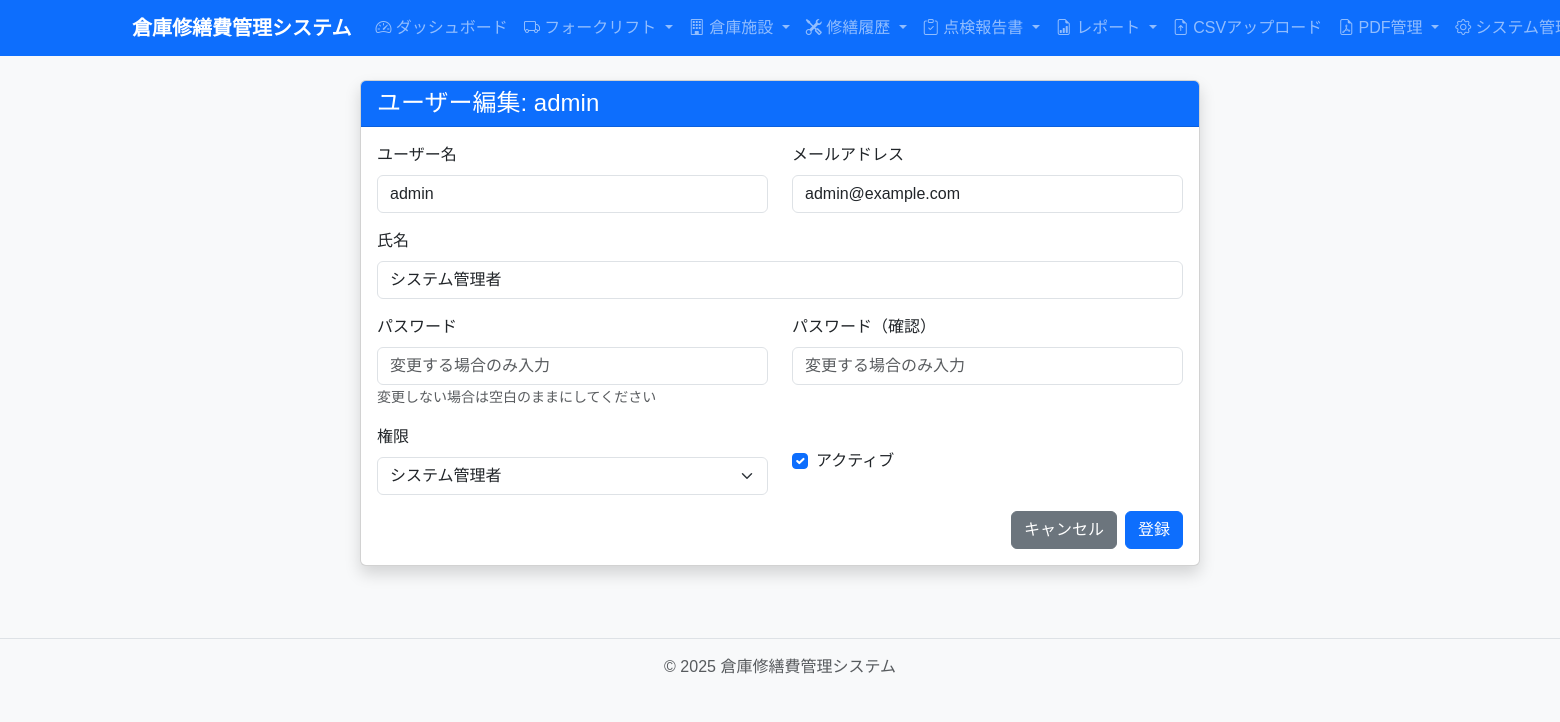
Screenshot of /auth/users/1/edit (signed in) with the database file from the repository.
### app/models/user.py (models this page shows, shortened)
class User(db.Model, UserMixin):
    __tablename__ = 'users'
    id = db.Column(db.Integer, primary_key=True)
    username = db.Column(db.String(64), unique=True, index=True, nullable=False)
    email = db.Column(db.String(120), unique=True, index=True, nullable=False)
    password_hash = db.Column(db.String(128), nullable=False)
    full_name = db.Column(db.String(64), nullable=True)
    role = db.Column(db.String(20), default='user')  # 'admin', 'manager', 'user'
    is_active = db.Column(db.Boolean, default=True)
    created_at = db.Column(db.DateTime, default=datetime.utcnow)
    last_login = db.Column(db.DateTime, nullable=True)
    def is_admin(self):
        return self.role == 'admin'

### app/routes/auth.py (the view, shortened to what this page needs)
@auth_bp.route('/users/<int:user_id>/edit', methods=['GET', 'POST'])
@admin_required
def edit_user(user_id):
    user = User.query.get_or_404(user_id)
    form = RegistrationForm(obj=user)
    return render_template('auth/edit_user.html', form=form, user=user)

### app/forms/auth.py (shortened to what this page needs)
class RegistrationForm(FlaskForm):
    username = StringField('ユーザー名', validators=[DataRequired(), Length(min=3, max=64)])
    email = StringField('メールアドレス', validators=[DataRequired(), Email()])
    full_name = StringField('氏名', validators=[Length(max=64)])
    password = PasswordField('パスワード', validators=[Length(min=8)])
    password2 = PasswordField(
        'パスワード（確認）',
        validators=[EqualTo('password', message='パスワードが一致しません。')]
    )
    role = SelectField('権限', choices=[
        ('user', '一般ユーザー'),
        ('manager', '管理者'),
        ('admin', 'システム管理者')
    ])
    is_active = BooleanField('アクティブ', default=True)
    submit = SubmitField('登録')

### app/routes/auth.py (called while the page is built)
def admin_required(f):
    @functools.wraps(f)
    def decorated_function(*args, **kwargs):
        if not current_user.is_authenticated or not current_user.is_admin():
            flash('この操作を行う権限がありません。', 'danger')
            return redirect(url_for('main.index'))
        return f(*args, **kwargs)
    return decorated_function

### app/templates/auth/edit_user.html (shortened to what this page needs)
{% extends "base.html" %}
{% block content %}
<div class="container mt-4">
    <div class="row">
        <div class="col-md-8 offset-md-2">
            <div class="card shadow">
                <div class="card-header bg-primary text-white">
                    <h4 class="mb-0">ユーザー編集: {{ user.username }}</h4>
                </div>
                <div class="card-body">
                    <form method="POST" action="{{ url_for('auth.edit_user', user_id=user.id) }}">
                        <div class="row mb-3">
                            <div class="col-md-6">
                                {{ form.username.label(class="form-label") }}
                                {{ form.username(class="form-control") }}
                            </div>
                            <div class="col-md-6">
                                {{ form.email.label(class="form-label") }}
                                {{ form.email(class="form-control") }}
                            </div>
                        </div>
                        <div class="mb-3">
                            {{ form.full_name.label(class="form-label") }}
                            {{ form.full_name(class="form-control") }}
                        </div>
                        <div class="row mb-3">
                            <div class="col-md-6">
                                {{ form.password.label(class="form-label") }}
                                {{ form.password(class="form-control", placeholder="変更する場合のみ入力") }}
                                <small class="text-muted">変更しない場合は空白のままにしてください</small>
                            </div>
                            <div class="col-md-6">
                                {{ form.password2.label(class="form-label") }}
                                {{ form.password2(class="form-control", placeholder="変更する場合のみ入力") }}
                            </div>
                        </div>
                        <div class="row mb-3">
                            <div class="col-md-6">
                                {{ form.role.label(class="form-label") }}
                                {{ form.role(class="form-select") }}
                            </div>
                            <div class="col-md-6">
                                <div class="form-check mt-4">
                                    {{ form.is_active(class="form-check-input") }}
                                    {{ form.is_active.label(class="form-check-label") }}
                                </div>
                            </div>
                        </div>
                        <div class="d-grid gap-2 d-md-flex justify-content-md-end">
                            <a href="{{ url_for('auth.user_list') }}" class="btn btn-secondary">キャンセル</a>
                            {{ form.submit(class="btn btn-primary") }}
                        </div>
                    </form>
                </div>
            </div>
        </div>
    </div>
</div>
{% endblock %}

### app/static/css/style.css (style rules this page uses)
body { font-family: "Meiryo", "Hiragino Kaku Gothic Pro", "MS Gothic", "Yu Gothic", sans-serif; background-color: #f8f9fa; padding-top: 0; margin: 0; -webkit-font-smoothing: antialiased; -moz-osx-font-smoothing: grayscale; }
.card { box-shadow: 0 0.125rem 0.25rem rgba(0, 0, 0, 0.075); margin-bottom: 1.5rem; }
.card-header { background-color: #f8f9fa; border-bottom: 1px solid rgba(0, 0, 0, 0.125); }
.form-label { font-weight: 500; }

### rows the page displays
User: username "admin", email "admin@example.com", full_name "システム管理者", role "システム管理者", is_active "☑"
